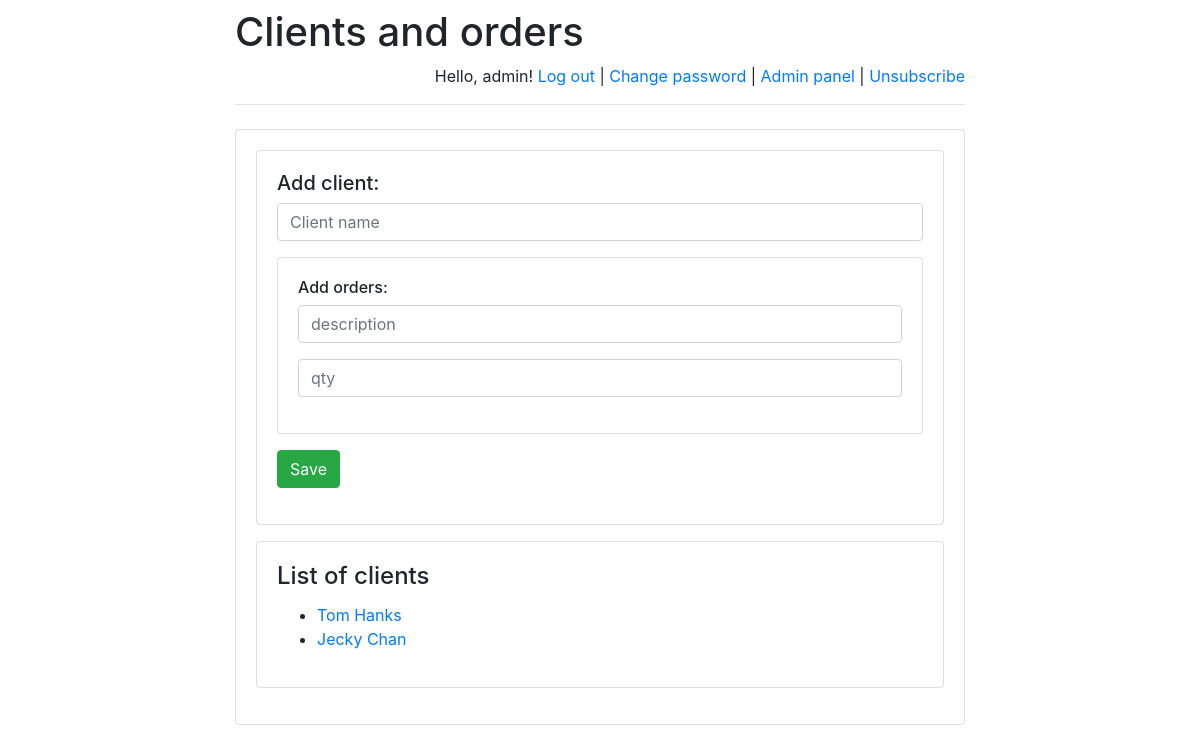
Page /orders/admin/ (signed in) on the earlier database version.
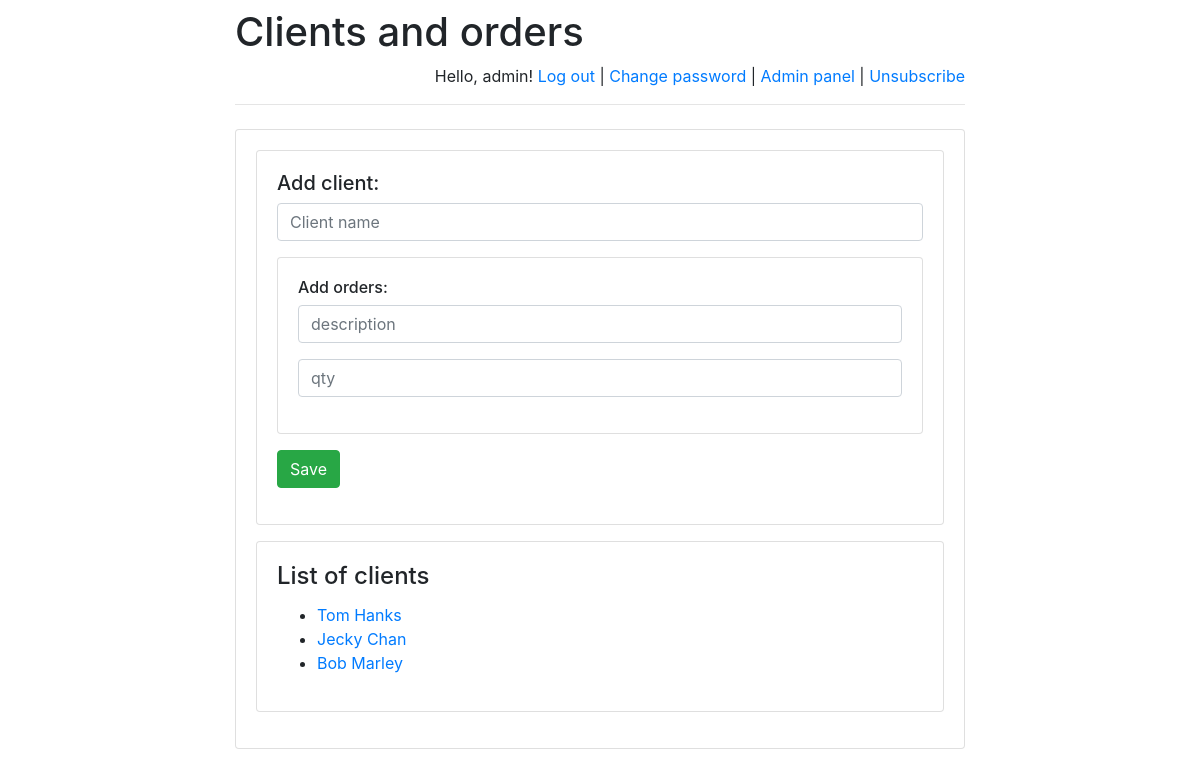
Same page on the later database version.
### orders/models.py (models this page shows)
class Client(models.Model):
    client_name = models.CharField(max_length=255)

### orders/views.py (the view)
# urls.py: path('admin/', admin.site.urls),
def admin(request):
    clients = Client.objects.all()
    return render(
        request,
        "admin.html",
        context={
            'clients': clients
        }
    )

### templates/admin.html (shortened to what this page needs)
{% extends 'base.html' %}
{% block main %}
    {% if user.is_staff %}
        <div class="card mb-3">
            <div class="card-body">
                <form action="../post_client/" method="post">
                    <h5>Add client:</h5>
                    <div class="mb-3">
                        <input class="form-control"
                               placeholder="Client name"
                               name="text"
                               required/>
                    </div>
                    <div class="card mb-3">
                        <div class="card-body" id="orders_new">
                            <h6>Add orders:</h6>
                            <div class="mb-3">
                                <input class="form-control"
                                       placeholder="description"
                                       name="description"
                                       required/>
                            </div>
                            <div class="mb-3">
                                <input class="form-control"
                                       placeholder="qty"
                                       name="qty"
                                       required/>
                            </div>
                        </div>
                    </div>
                    <div class="mb-3">
                        <button class="btn btn-success" type="submit">
                            Save
                        </button>
                    </div>
                </form>
            </div>
        </div>
        <div class="card mb-3">
            <div class="card-body">
                <h4 class="card-title">List of clients</h4>
                {% if clients %}
                    <ul> {% for client in clients %}
                        <li><a href="/orders/{{ client.id }}/"> {{ client.client_name }} </a></li>
                    {% endfor %}
                    </ul>
                {% else %}
                    <p>No clients available</p>
                {% endif %}
            </div>
        </div>
    {% else %}
        <h4>Access denied.</h4>
    {% endif %}
{% endblock %}

### templates/base.html (shortened to what this page needs)
<!doctype html>
<html lang="en">
<head>
    <link rel="stylesheet"
          href="https://stackpath.bootstrapcdn.com/bootstrap/4.1.3/css/bootstrap.min.css">
</head>
<body>
<div class="container">
    <div class="row justify-content-center">
        <div class="col-8">
            <h1 class="mt-2">Clients and orders</h1>
            {% if user.is_authenticated %}
                <p class="text-right">
                    Hello, {{ user.username }}!
                    <a href="/orders/logout">Log out</a> |
                    <a href="/orders/password-change">
                        Change password
                    </a>
                    {% if user.is_staff %}
                        | <a href="/orders/admin">Admin panel</a>
                    {% endif %}
                    {% if user.email == '' %}
                        | <a href="/orders/subscribe">Subscribe</a>
                    {% else %}
                        | <a href="/orders/unsubscribe">Unsubscribe</a>
                    {% endif %}
                </p>
            {% else %}
                <p class="text-right">
                    <a href="/orders/login">Log in</a> |
                    <a href="/orders/register">Register</a>
                </p>
            {% endif %}
            <hr class="mt-0 mb-4">
            <div class="card">
                <div class="card-body">
                    {% block main %}
                    {% endblock %}
                </div>
            </div>
        </div>
    </div>
</div>
</body>
</html>

Differences in the rows shown:
added Client: client_name "Bob Marley"
